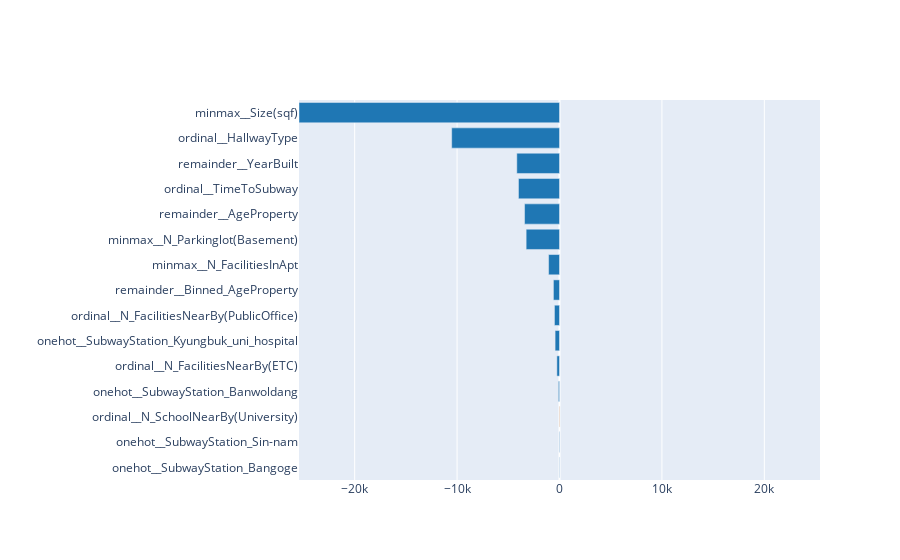

Notebook code for this chart:
### Markdown cell above
- `Permutation Feature Importance`

### Code cell
interpret_model(result_rf_sampling, plot = 'pfi')

### Figure 1 — Plotly figure (JSON) as saved in the notebook; plotly's stock layout.template omitted (floating-point values rounded to 4 significant figures)
{"data": [{"marker": {"color": ["#1f77b4", "#1f77b4", "#ff7f0e", "#1f77b4", "#1f77b4", "#1f77b4", "#1f77b4", "#1f77b4", "#1f77b4", "#1f77b4", "#1f77b4", "#1f77b4", "#1f77b4", "#1f77b4", "#1f77b4"]}, "orientation": "h", "type": "bar", "x": [-27.0, -39.92, 40.89, -106.6, -258.2, -429.4, -492.6, -593.8, -1065.0, -3256.0, -3414.0, -4007.0, -4169.0, -10530.0, -25440.0], "y": ["onehot__SubwayStation_Bangoge", "onehot__SubwayStation_Sin-nam", "ordinal__N_SchoolNearBy(University)", "onehot__SubwayStation_Banwoldang", "ordinal__N_FacilitiesNearBy(ETC)", "onehot__SubwayStation_Kyungbuk_uni_hospital", "ordinal__N_FacilitiesNearBy(PublicOffice)", "remainder__Binned_AgeProperty", "minmax__N_FacilitiesInApt", "minmax__N_Parkinglot(Basement)", "remainder__AgeProperty", "ordinal__TimeToSubway", "remainder__YearBuilt", "ordinal__HallwayType", "minmax__Size(sqf)"]}], "layout": {"title": {"text": ""}, "xaxis": {"range": [-25440.0, 25440.0], "title": {"text": ""}}, "yaxis": {"automargin": true, "dtick": 1, "title": {"text": ""}}}}
